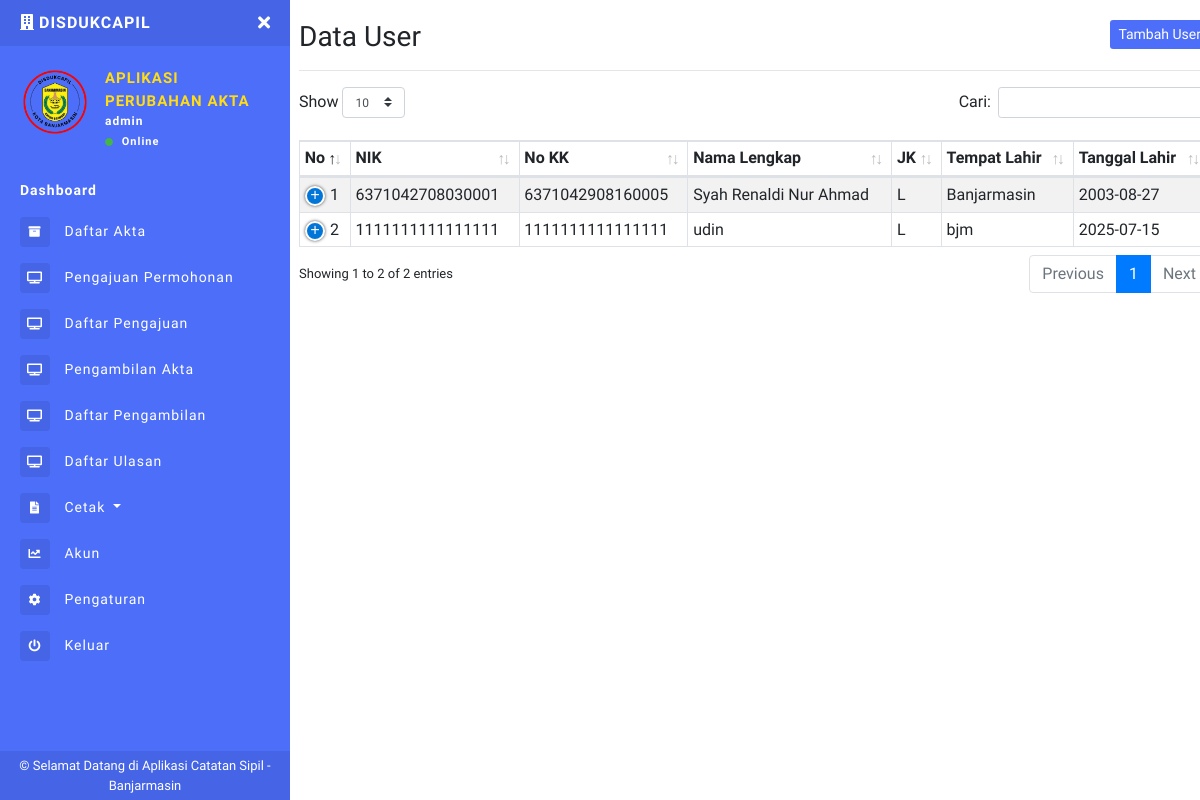
/akuns.php (signed in), run on an earlier commit of the app's database.
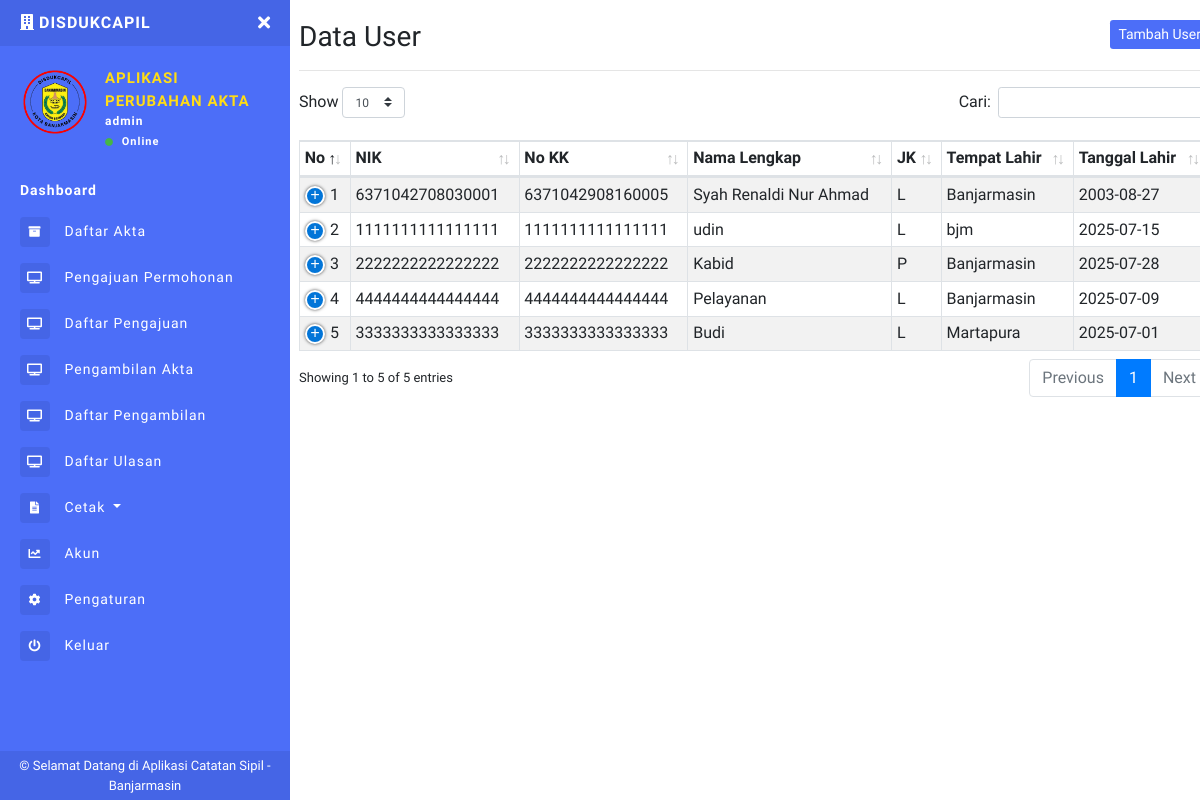
And on a later commit of the database.
### tables this page shows
CREATE TABLE `users` (
  `id_user` int(11) NOT NULL,
  `nik` varchar(16) NOT NULL,
  `no_kk` varchar(16) NOT NULL,
  `nama_lengkap` varchar(100) NOT NULL,
  `jk` enum('L','P') NOT NULL,
  `tempat_lahir` varchar(50) DEFAULT NULL,
  `tanggal_lahir` date DEFAULT NULL,
  `alamat` text DEFAULT NULL,
  `no_wa` varchar(15) DEFAULT NULL,
  `email` varchar(100) DEFAULT NULL,
  `password` varchar(255) NOT NULL,
  `role` varchar(255) NOT NULL,
  `logo` varchar(255) NOT NULL
);

### akuns.php (the view, shortened to what this page needs)
<?php include 'sidebar.php'; ?>
<h1 class="h3 mb-0">
  Data User
  <button class="btn btn-primary btn-sm border-0 float-right" type="button" data-toggle="modal" data-target="#TambahUser">Tambah User</button>
</h1>
<hr>
<table class="table table-striped table-sm table-bordered dt-responsive nowrap" id="table" width="100%">
  <thead>
    <tr>
      <th>No</th>
      <th>NIK</th>
      <th>No KK</th>
      <th>Nama Lengkap</th>
      <th>JK</th>
      <th>Tempat Lahir</th>
      <th>Tanggal Lahir</th>
    </tr>
  </thead>
  <tbody>
    <?php
    $no = 1;
    $data_user = mysqli_query($conn, "SELECT * FROM users ORDER BY id_user ASC");
    while ($d = mysqli_fetch_array($data_user)) {
    ?>
      <tr>
        <td><?php echo $no++; ?></td>
        <td><?php echo $d['nik']; ?></td>
        <td><?php echo $d['no_kk']; ?></td>
        <td><?php echo $d['nama_lengkap']; ?></td>
        <td><?php echo $d['jk']; ?></td>
        <td><?php echo $d['tempat_lahir']; ?></td>
        <td><?php echo $d['tanggal_lahir']; ?></td>
      </tr>
    <?php } ?>
  </tbody>
</table>
<?php include 'footer.php'; ?>

### sidebar.php (shortened to what this page needs)
<?php
include "config.php";
$uid = $_SESSION['id_user'];
$DataLogin = mysqli_fetch_array(mysqli_query($conn, "SELECT * FROM users WHERE id_user='$uid'"));
$role = $DataLogin['role'];
$logo = $DataLogin['logo'];
$data_level = $_SESSION["role"];
?>
<!DOCTYPE html>
<html>
<head>
  <link rel="stylesheet" href="https://maxcdn.bootstrapcdn.com/bootstrap/4.0.0/css/bootstrap.min.css">
  <link href="assets/css/style.css" rel="stylesheet">
  <link href="https://use.fontawesome.com/releases/v5.0.6/css/all.css" rel="stylesheet">
  <link href="assets/vendor/datatables/dataTables.bootstrap4.min.css" rel="stylesheet">
  <link href="assets/vendor/datatables/responsive.bootstrap4.min.css" rel="stylesheet">
</head>
<body>
  <div class="page-wrapper chiller-theme toggled">
    <nav id="sidebar" class="sidebar-wrapper" style="width: 290px">
      <div class="sidebar-content">
        <div class="sidebar-brand">
          <a href="dashboard.php"><i class="fas fa-building mr-1"></i><?php echo $toko ?>DISDUKCAPIL</a>
          <div id="close-sidebar">
            <i class="fas fa-times"></i>
          </div>
        </div>
        <div class="sidebar-header">
          <div class="user-pic" style="height:70px;width:70px;">
            <img class="img-responsive img-rounded" src="assets/images/<?php echo $logo ?>"
              alt="User picture">
          </div>
          <div class="user-info">
            <span class="user-name">APLIKASI
            </span>
            <span class="user-name">PERUBAHAN AKTA
            </span>
            <span class="user-role"><?php echo $role ?></span>
            <span class="user-status">
              <i class="fa fa-circle"></i>
              <span>Online</span>
            </span>
          </div>
        </div>
        <?php
        if ($data_level == "admin") {
        ?>
          <div class="sidebar-menu">
            <ul>
              <li class="header-menu">
                <a href="dashboard.php">
                  <b>Dashboard</b>
                </a>
              </li>
              <li>
                <a href="akta.php">
                  <i class="fas fa-archive"></i>
                  <span>Daftar Akta</span>
                </a>
              </li>
              <li>
                <a href="pengajuan_akta.php">
                  <i class="fas fa-tv"></i>
                  <span>Pengajuan Permohonan</span>
                </a>
              </li>
              <li>
                <a href="r_pengajuan.php">
                  <i class="fas fa-tv"></i>
                  <span>Daftar Pengajuan</span>
                </a>
              </li>
              <li>
                <a href="pengambilan_akta.php">
                  <i class="fas fa-tv"></i>
                  <span>Pengambilan Akta</span>
                </a>
              </li>
              <li>
                <a href="r_pengambilan.php">
                  <i class="fas fa-tv"></i>
                  <span>Daftar Pengambilan</span>
                </a>
              </li>
              <li>
                <a href="kepuasan.php">
                  <i class="fas fa-tv"></i>
                  <span>Daftar Ulasan</span>
                </a>
              </li>
              <li>
                <a href="#reportsDropdown" data-toggle="collapse" aria-expanded="false" class="dropdown-toggle">
                  <i class="fas fa-file-alt"></i>
                  <span>Cetak</span>
                </a>
              </li>
              <li>
                <a href="akuns.php">
                  <i class="fa fa-chart-line"></i>
                  <span>Akun</span>
                </a>
              </li>
              <li>
                <a href="pengaturan.php">
                  <i class="fa fa-cog"></i>
                  <span>Pengaturan</span>
                </a>
              </li>
              <li>
                <a href="#Exit" data-toggle="modal">
                  <i class="fa fa-power-off"></i>
                  <span>Keluar</span>
                </a>
              </li>
            </ul>
          </div>
        <?php
        }
        ?>
      </div>
      <div class="sidebar-footer" style="background-color :#4565e6;">
        © Selamat Datang di Aplikasi Catatan Sipil - Banjarmasin
      </div>
    </nav>
    <main class="page-content ml-4">
      <div class="container-fluid">
        <div class="d-block d-sm-block d-md-none d-lg-none py-2"></div>

### footer.php (shortened to what this page needs)
</div>
</main>
</div>
  </body>
  </html>

What changed in the data, as far as the page shows it:
added users: nik "2222222222222222", no_kk "2222222222222222", nama_lengkap "Kabid", jk "P", tempat_lahir "Banjarmasin", tanggal_lahir "2025-07-28"
added users: nik "4444444444444444", no_kk "4444444444444444", nama_lengkap "Pelayanan", jk "L", tempat_lahir "Banjarmasin", tanggal_lahir "2025-07-09"
added users: nik "3333333333333333", no_kk "3333333333333333", nama_lengkap "Budi", jk "L", tempat_lahir "Martapura", tanggal_lahir "2025-07-01"
Also different on the page:
text written by a page script: "Show Cari: Showing 1 to 2 of 2 entries Previous 1 Next" → "Show Cari: Showing 1 to 5 of 5 entries Previous 1 Next"
